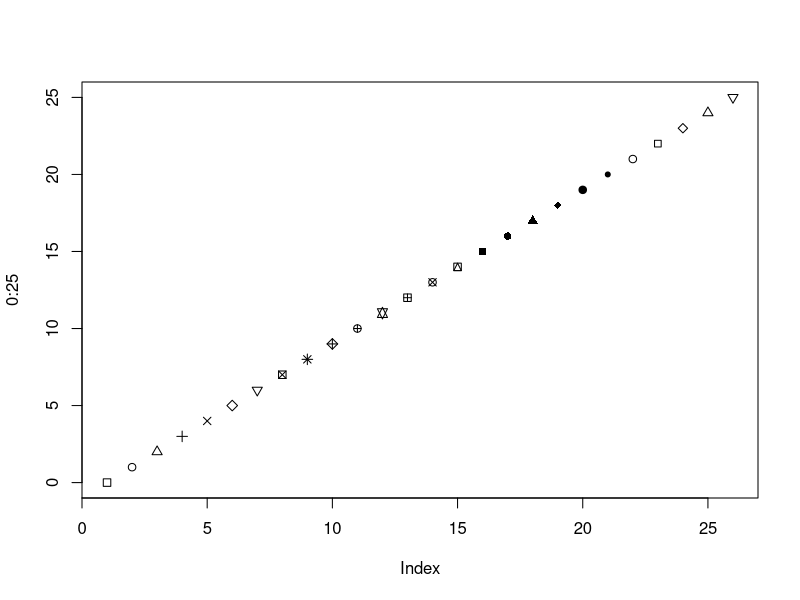
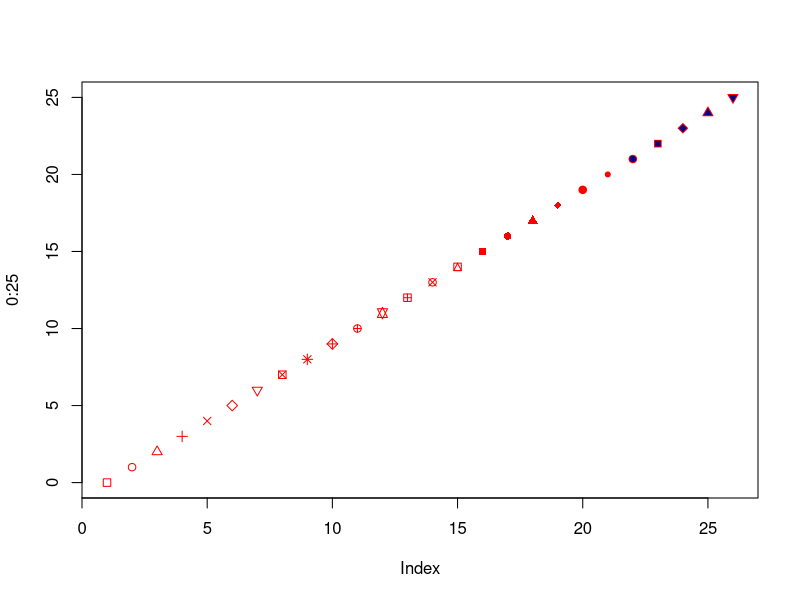
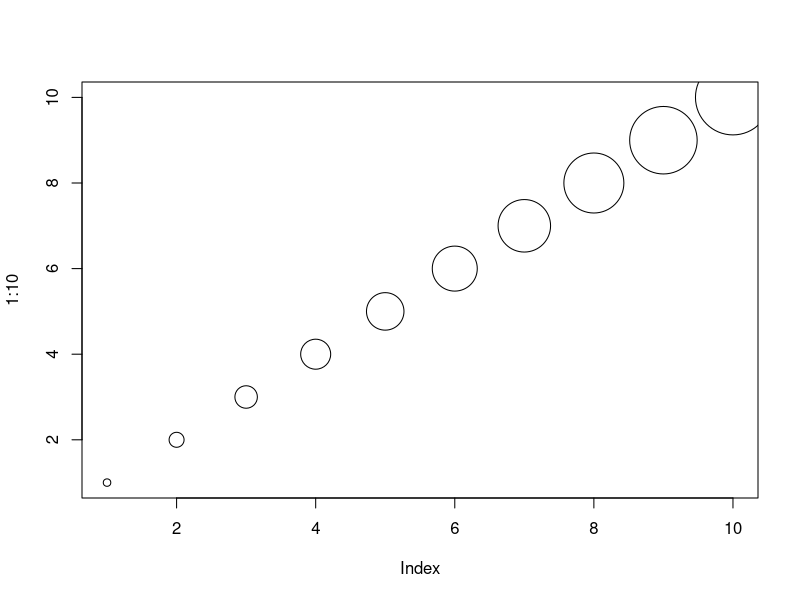
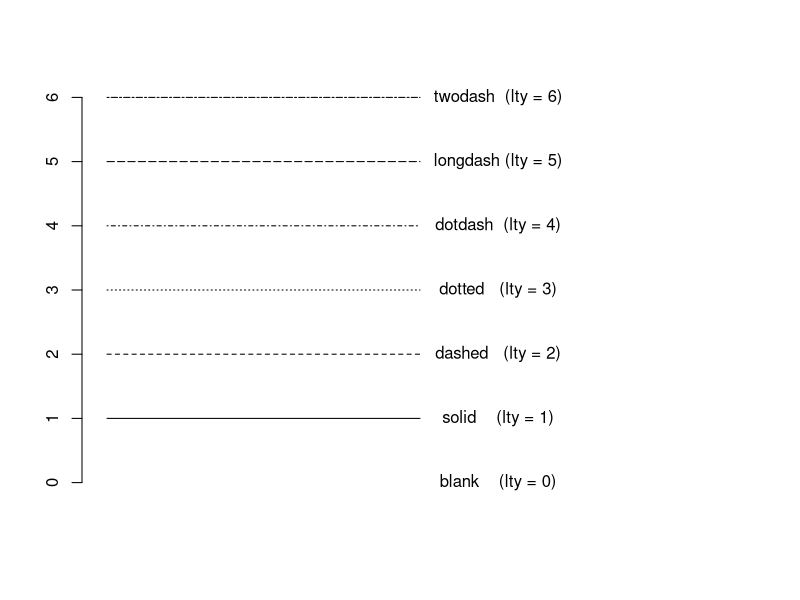
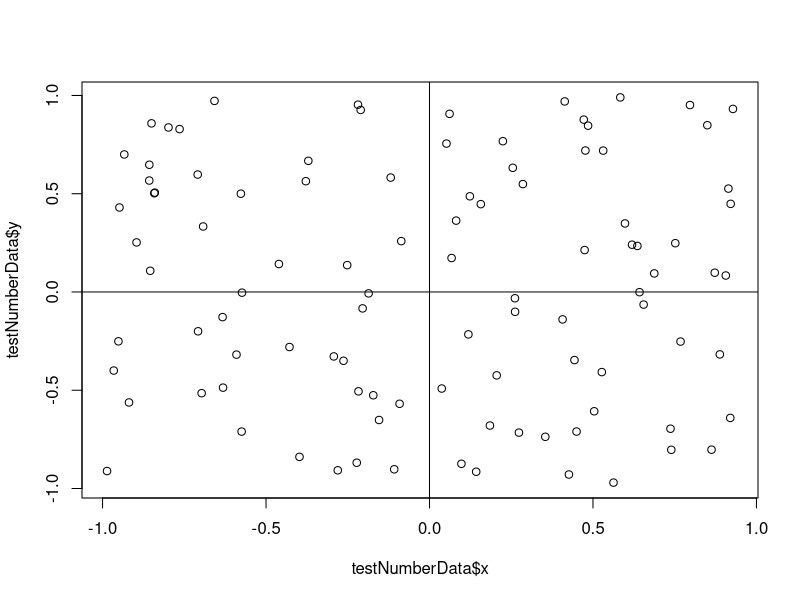
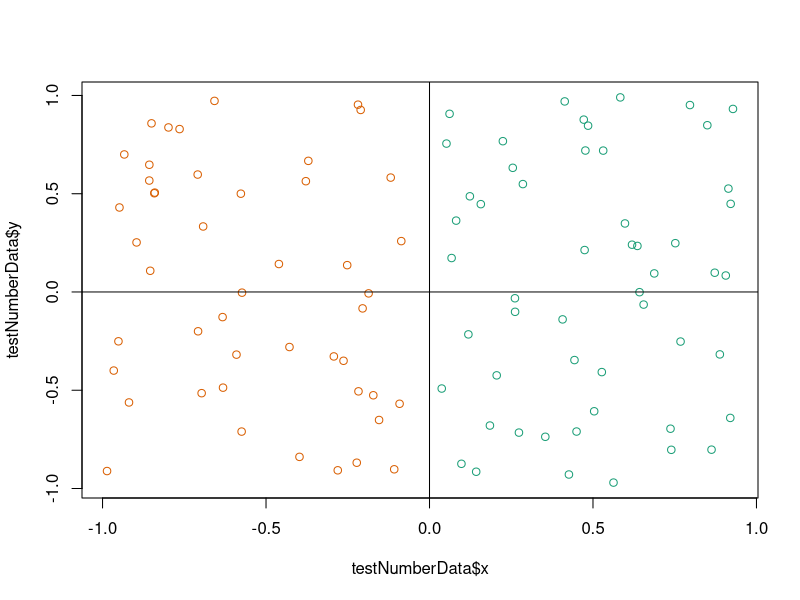
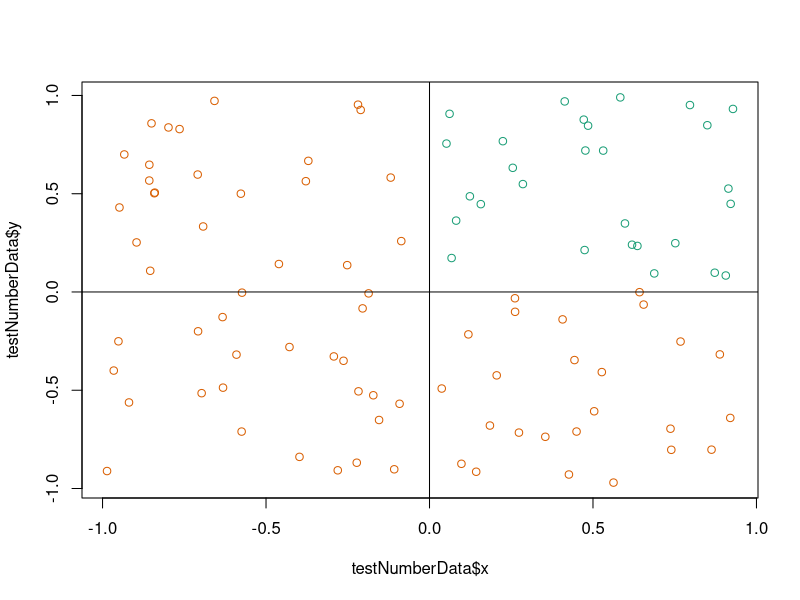
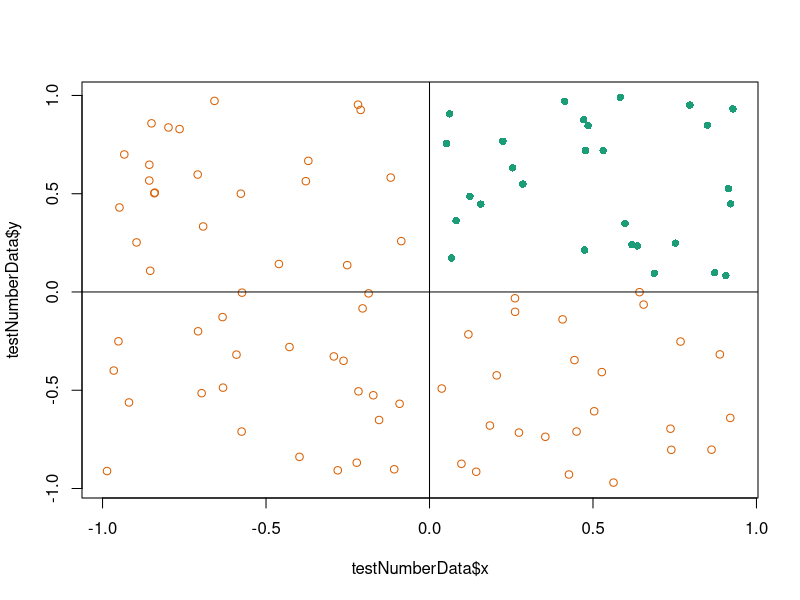

The R source for these figures, in order:
## ---- chunk 1
require(knitr)
opts_chunk$set(message=FALSE, warning=FALSE, comment = "")
## ---- chunk 2
plot(0:25, pch = 0:25)
## ---- chunk 3
plot(0:25, pch = 0:25, col = "red", bg = "darkblue")
## ---- chunk 4
plot(1:10, cex = 1:10)
## ---- chunk 5
# blank you can't see it
plot(c(0,1), c(0,0), ylim = c(0,6),xlim = c(0,2), type="l", xlab = NA, ylab = NA, bty = "none", lty=0, xaxt = "none")
# solid (the default)
lines(c(0,1), c(1,1), type="l", lty=1)
# dashed
lines(c(0,1), c(2,2), type="l", lty=2)
# dotted
lines(c(0,1), c(3,3), type="l", lty=3)
# dotdash
lines(c(0,1), c(4,4), type="l", lty=4)
# longdash
lines(c(0,1), c(5,5), type="l", lty=5)
# twodash
lines(c(0,1), c(6,6), type="l", lty=6)
# blank you can't see it
text(1.25,0, "blank    (lty = 0)")
text(1.25,1, "solid    (lty = 1)")
text(1.25,2, "dashed   (lty = 2)")
text(1.25,3, "dotted   (lty = 3)")
text(1.25,4, "dotdash  (lty = 4)")
text(1.25,5, "longdash (lty = 5)")
text(1.25,6, "twodash  (lty = 6)")
## ---- chunk 6
ifelse(c(TRUE,FALSE,TRUE, FALSE), "Replace_TRUE", "Replace_FALSE")
## ---- chunk 7

testNumbers = c(1,2,3,4)

testNumbers > 2

ifelse(testNumbers >2, "Greater_than_two", "Less_than_two")

## ---- chunk 8
ifelse(testNumbers >2 & testNumbers < 4, "Greater_than_two_less_than_four", "Less_than_two_or_greater_than_four")
## ---- chunk 9
testNumberData = data.frame(x = runif(100,-1,1), y = runif(100,-1,1))

plot(testNumberData$x, testNumberData$y)

# add a line for x = 0 and y = 0

abline(v = 0)

abline(h = 0)
## ---- chunk 10
library(RColorBrewer)
cols = brewer.pal(2, "Dark2")

plot(testNumberData$x, testNumberData$y, 
     col = ifelse(testNumberData$x > 0, cols[1], cols[2]))

# add a line for x = 0 and y = 0

abline(v = 0)

abline(h = 0)
## ---- chunk 11
cols = brewer.pal(2, "Dark2")

plot(testNumberData$x, testNumberData$y, 
     col = ifelse(testNumberData$x > 0 & testNumberData$y > 0,
                  cols[1], cols[2]))

# add a line for x = 0 and y = 0

abline(v = 0)

abline(h = 0)
## ---- chunk 12
cols = brewer.pal(2, "Dark2")

plot(testNumberData$x, testNumberData$y, 
     col = ifelse(testNumberData$x > 0 & testNumberData$y > 0,
                  cols[1], cols[2]),
     pch = ifelse(testNumberData$x > 0 & testNumberData$y > 0,
                  16, 1))

# add a line for x = 0 and y = 0

abline(v = 0)

abline(h = 0)
## ---- chunk 13
cols = brewer.pal(2, "Dark2")

testNumberDataLarge = data.frame(x = runif(2000,-1,1), y = runif(2000,-1,1))

plot(testNumberDataLarge$x, testNumberDataLarge$y, 
     col = ifelse(testNumberDataLarge$x > 0 & testNumberDataLarge$y > 0,
                  cols[1], cols[2]),
     pch = ifelse(testNumberDataLarge$x > 0 & testNumberDataLarge$y > 0,
                  16, 1))

# add a line for x = 0 and y = 0

abline(v = 0)

abline(h = 0)
## ---- chunk 14
library(scales)

cols = alpha(brewer.pal(2, "Dark2"), alpha = .50)

testNumberDataLarge = data.frame(x = runif(2000,-1,1), y = runif(2000,-1,1))

plot(testNumberDataLarge$x, testNumberDataLarge$y, 
     col = ifelse(testNumberDataLarge$x > 0 & testNumberDataLarge$y > 0,
                  cols[1], cols[2]),
     pch = ifelse(testNumberDataLarge$x > 0 & testNumberDataLarge$y > 0,
                  16, 1))

# add a line for x = 0 and y = 0

abline(v = 0)

abline(h = 0)
